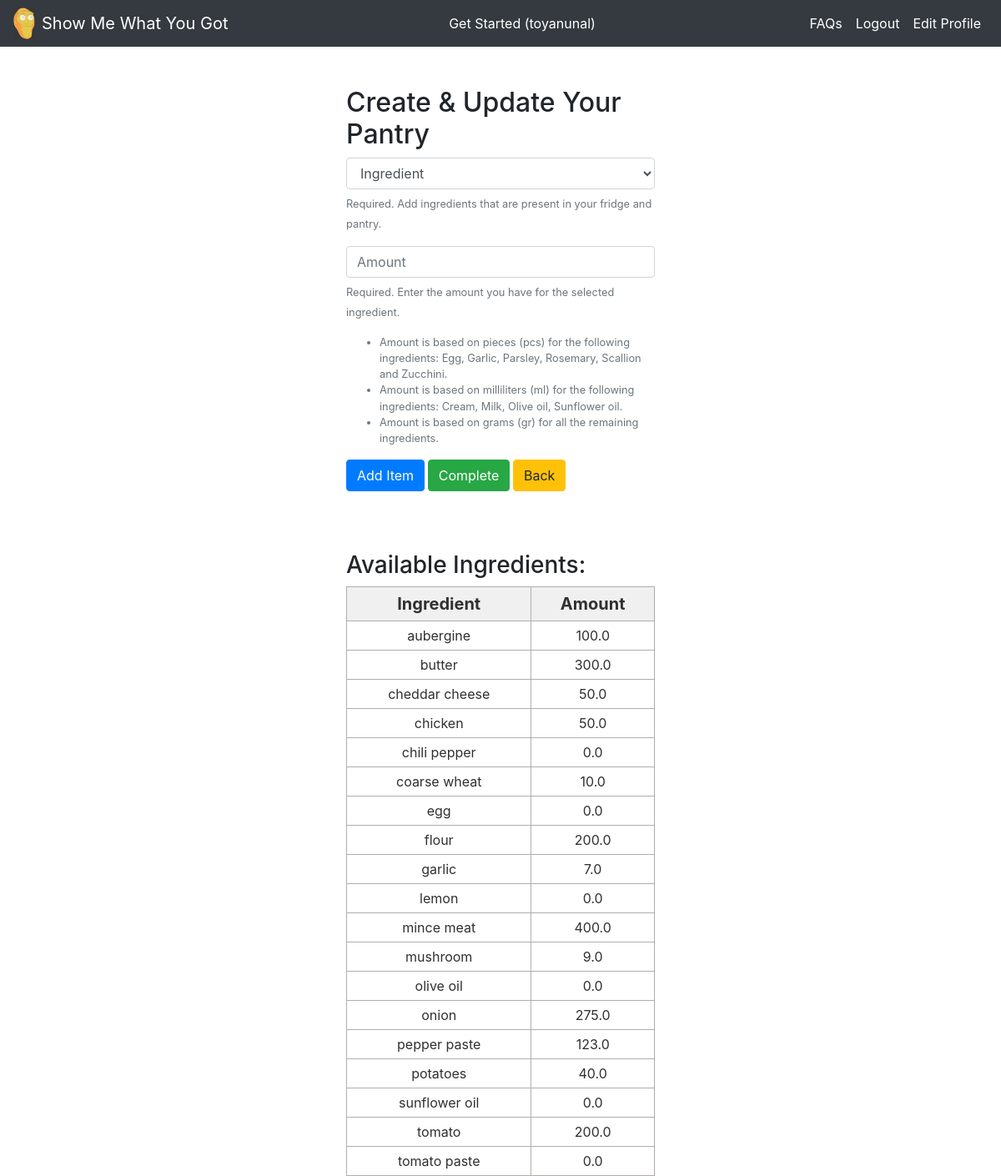
The page /pantry_create/ (signed in) on the database its author committed.
### rrs_app/models.py (models this page shows, shortened)
class UserIngredient(models.Model):
    user = models.ForeignKey(User, on_delete=models.CASCADE)
    ingredient = models.ForeignKey(Ingredient, on_delete=models.CASCADE)
    amount = models.FloatField(default=0)
    total_cost = models.FloatField(default=0, blank=True)
    class Meta:
        unique_together = (('user', 'ingredient'))
        ordering = ('user','ingredient')

class Ingredient(models.Model):
    title = models.CharField(max_length=128)
    unit_type = models.CharField(max_length=16)
    unit_cost = models.FloatField(default=0)
    photo = models.ImageField(null=True, upload_to='ingredient_photos/')
    class Meta:
        ordering = ('title',)
    def __str__(self):
        return self.title

### rrs_app/views.py (the view, shortened to what this page needs)
# urls.py: path('pantry_create/',views.useringredient_form_view,name='pantry_create'),
def useringredient_form_view(request):
    form = forms.UserIngredientForm()
    if not request.user.is_authenticated:
        messages.warning(request, ('Redirecting to the home page!'))
        return redirect('home')
    ingredient_list = UserIngredient.objects.filter(user=request.user)
    return render(request, 'rrs_app/useringredient_form.html', {'form':form, 'ingredient_list':ingredient_list})

### rrs_app/templates/rrs_app/useringredient_form.html (shortened to what this page needs)
{% extends 'rrs_app/base.html' %}
{% block content %}
<br></br>
<div class = "col-md-4 offset-md-4">
  <h2> Create & Update Your Pantry </h2>
  <form method="POST", action="{% url 'pantry_create' %}">
    {{ form.as_p }}
    <input type="submit" class="btn btn-primary" name="add" value="Add Item">
    <input type="submit" class='btn btn-success' name="complete" value="Complete">
    <a class='btn btn-warning' href="{% url 'input_form' %}">Back</a>
  </form>
<br></br> <br></br>
<h3> Available Ingredients: </h3>
  <table class="demTable">
    <thead>
      <tr>
        <th>Ingredient</th>
        <th>Amount</th>
			</tr>
		</thead>
    <tbody>
      {% for ingredient_object in ingredient_list %}
			<tr>
        <td>{{ingredient_object.ingredient}}</td>
        <td>{{ingredient_object.amount|floatformat:1}}</td>
      </tr>
      {% endfor %}
</div>
{% endblock %}

### rrs_app/templates/rrs_app/base.html (shortened to what this page needs)
<!doctype html>
{% load static %}
<html lang="en">
  <head>
    <link rel="stylesheet" href="https://stackpath.bootstrapcdn.com/bootstrap/4.3.1/css/bootstrap.min.css">
    <link rel="stylesheet" href="{% static 'css/base.css' %}">
  </head>
  <body>
    <nav class="navbar navbar-expand-lg navbar-dark bg-dark">
      <a href="{% url 'home' %}">
        <img src="{% static 'images/SMWYG.png' %}" alt="" width="26" class="d-inline-block align-middle mr-2">
      </a>
      <a class="navbar-brand" href="{% url 'home' %}">Show Me What You Got</a>
      <div class="collapse navbar-collapse" id="navbarSupportedContent">
        {% if user.is_authenticated and user.username|length < 32 %}
        <ul class="navbar-nav ml-auto text-center">
          <li class="nav-item active">
            <a class="nav-link" href="{% url 'input_form' %}">Get Started ({{user.username}})</a>
          </li>
        </ul>
        {% else %}
        <ul class="navbar-nav ml-auto text-center">
          <li class="nav-item active">
            <a class="nav-link" href="{% url 'input_form' %}">Get Started as Guest</a>
          </li>
        </ul>
        {% endif %}
        <ul class="navbar-nav ml-auto">
          {% if user.is_authenticated %}
          <li class="nav-item active">
            <a class="nav-link" href="{% url 'faq' %}">FAQs</a>
          </li>
          <li class="nav-item active">
            <a class="nav-link" href="{% url 'logout' %}">Logout</a>
          </li>
          <li class="nav-item active">
            <a class="nav-link" href="{% url 'edit_profile' %}">Edit Profile</a>
          </li>
          {% endif %}
        </ul>
      </div>
    </nav>
    {% block content %}
    {% endblock %}
  </body>
</html>

### rrs_app/static/css/base.css (style rules this page uses)
.demTable { width:100%; border:1px solid #b3adad; border-collapse:collapse; border-spacing:1px; padding:5px; margin-right: auto; }
.demTable th { border:1px solid #b3adad; text-align:center; font-size: 20px; padding:5px; background: #f0f0f0; color: #313030; }
.demTable td { border:1px solid #b3adad; text-align:center; font-size: 16px; padding:5px; background: #ffffff; color: #313030; }

### rows shown on the page
UserIngredient: ingredient "aubergine", amount "100.0"
UserIngredient: ingredient "butter", amount "300.0"
UserIngredient: ingredient "cheddar cheese", amount "50.0"
UserIngredient: ingredient "chicken", amount "50.0"
UserIngredient: ingredient "chili pepper", amount "0.0"
UserIngredient: ingredient "coarse wheat", amount "10.0"
UserIngredient: ingredient "egg", amount "0.0"
UserIngredient: ingredient "flour", amount "200.0"
UserIngredient: ingredient "garlic", amount "7.0"
UserIngredient: ingredient "lemon", amount "0.0"
UserIngredient: ingredient "mince meat", amount "400.0"
UserIngredient: ingredient "mushroom", amount "9.0"
UserIngredient: ingredient "olive oil", amount "0.0"
UserIngredient: ingredient "onion", amount "275.0"
UserIngredient: ingredient "pepper paste", amount "123.0"
UserIngredient: ingredient "potatoes", amount "40.0"
UserIngredient: ingredient "sunflower oil", amount "0.0"
UserIngredient: ingredient "tomato", amount "200.0"
UserIngredient: ingredient "tomato paste", amount "0.0"

### other values the page prints
{{ user.username }} "toyanunal"
